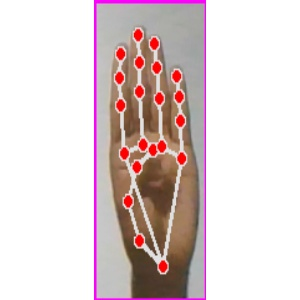
#> input picture Test Images/test_1.jpg, 300 x 300 px, found by its file name
$ python dilation.py
#> lines starting #> are read from the running program, lines starting #| are printed output that depends on the picture
import cv2
import numpy as np

image = cv2.imread('Test Images/test_1.jpg', cv2.IMREAD_GRAYSCALE)
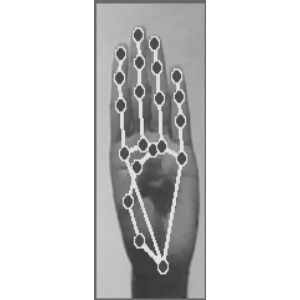
#> image: shape (300, 300); min 54, max 255, mean 213.1
kernel_size = 5
kernel = np.ones((kernel_size, kernel_size), np.uint8)
dilation_result = cv2.dilate(image, kernel, iterations=1)
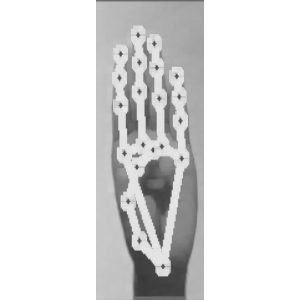
#> dilation_result: shape (300, 300); min 57, max 255, mean 224.3

cv2.imshow('Original', image)
cv2.imshow('Dilation', dilation_result)
cv2.waitKey(0)
cv2.destroyAllWindows()

$ run again, with Test Images/test_2.jpg copied over Test Images/test_1.jpg
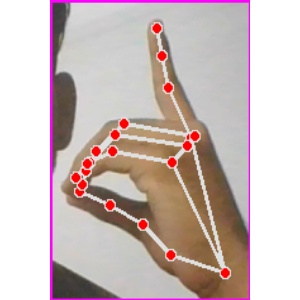
#> input picture Test Images/test_2.jpg, 300 x 300 px, found by its file name
#> `image = cv2.imread('Test Images/test_1.jpg', cv2.IMREAD_GRAYSCALE)`:
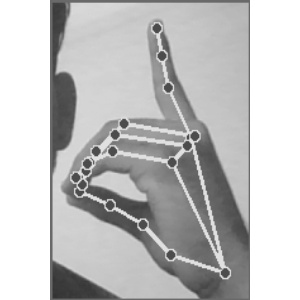
#> image: shape (300, 300); min 50, max 255, mean 193.1
#> `dilation_result = cv2.dilate(image, kernel, iterations=1)`:
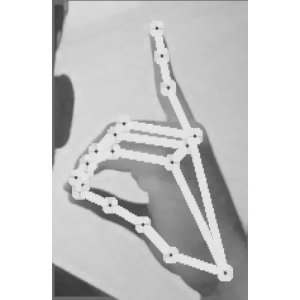
#> dilation_result: shape (300, 300); min 54, max 255, mean 206.5
